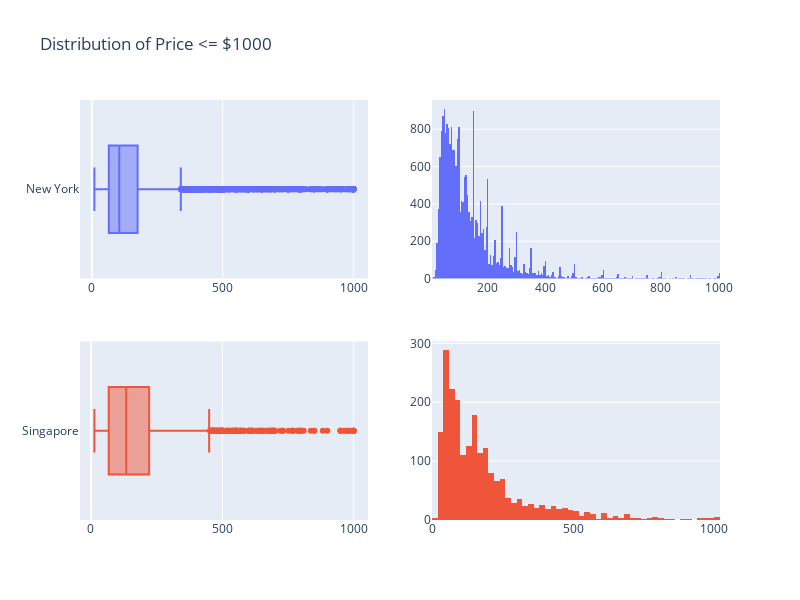

The cell this chart's notebook holds for it:
### Code cell
fig = make_subplots(rows=2, cols=2)

fig.add_trace(go.Box(x=ny_listings["price"], name="New York"), row=1, col=1)
fig.add_trace(go.Histogram(x=ny_listings["price"], name="New York", marker_color = '#636EFA'), row=1, col=2)
fig.add_trace(go.Box(x=sg_listings["price"], name="Singapore", marker_color = '#EF553B'), row=2, col=1)
fig.add_trace(go.Histogram(x=sg_listings["price"], name="Singapore", marker_color = '#EF553B'), row=2, col=2)

fig.update_layout(height=600, width=800, title_text="Distribution of Price <= $1000", showlegend = False)
fig.show()

### Figure 1 — Plotly figure (JSON) as saved in the notebook; plotly's stock layout.template omitted (floating-point values rounded to 4 significant figures; data arrays with more than 128 entries replaced by an {"elided": "..."} marker saying what was removed)
{"data": [{"name": "New York", "type": "box", "x": {"elided": "22921 int values"}, "xaxis": "x", "yaxis": "y"}, {"marker": {"color": "#636EFA"}, "name": "New York", "type": "histogram", "x": {"elided": "22921 int values"}, "xaxis": "x2", "yaxis": "y2"}, {"marker": {"color": "#EF553B"}, "name": "Singapore", "type": "box", "x": {"elided": "2156 int values"}, "xaxis": "x3", "yaxis": "y3"}, {"marker": {"color": "#EF553B"}, "name": "Singapore", "type": "histogram", "x": {"elided": "2156 int values"}, "xaxis": "x4", "yaxis": "y4"}], "layout": {"height": 600, "showlegend": false, "title": {"text": "Distribution of Price <= $1000"}, "width": 800, "xaxis": {"anchor": "y", "autorange": true, "domain": [0, 0.45], "range": [-45.0, 1055], "type": "linear"}, "xaxis2": {"anchor": "y2", "autorange": true, "domain": [0.55, 1], "range": [9.5, 1004.0], "type": "linear"}, "xaxis3": {"anchor": "y3", "autorange": true, "domain": [0, 0.45], "range": [-41.83, 1055.0], "type": "linear"}, "xaxis4": {"anchor": "y4", "autorange": true, "domain": [0.55, 1], "range": [-0.5, 1020.0], "type": "linear"}, "yaxis": {"anchor": "x", "autorange": true, "domain": [0.575, 1], "range": [-0.5, 0.5], "type": "category"}, "yaxis2": {"anchor": "x2", "autorange": true, "domain": [0.575, 1], "range": [0, 956.8]}, "yaxis3": {"anchor": "x3", "autorange": true, "domain": [0, 0.425], "range": [-0.5, 0.5], "type": "category"}, "yaxis4": {"anchor": "x4", "autorange": true, "domain": [0, 0.425], "range": [0, 303.2]}}}
